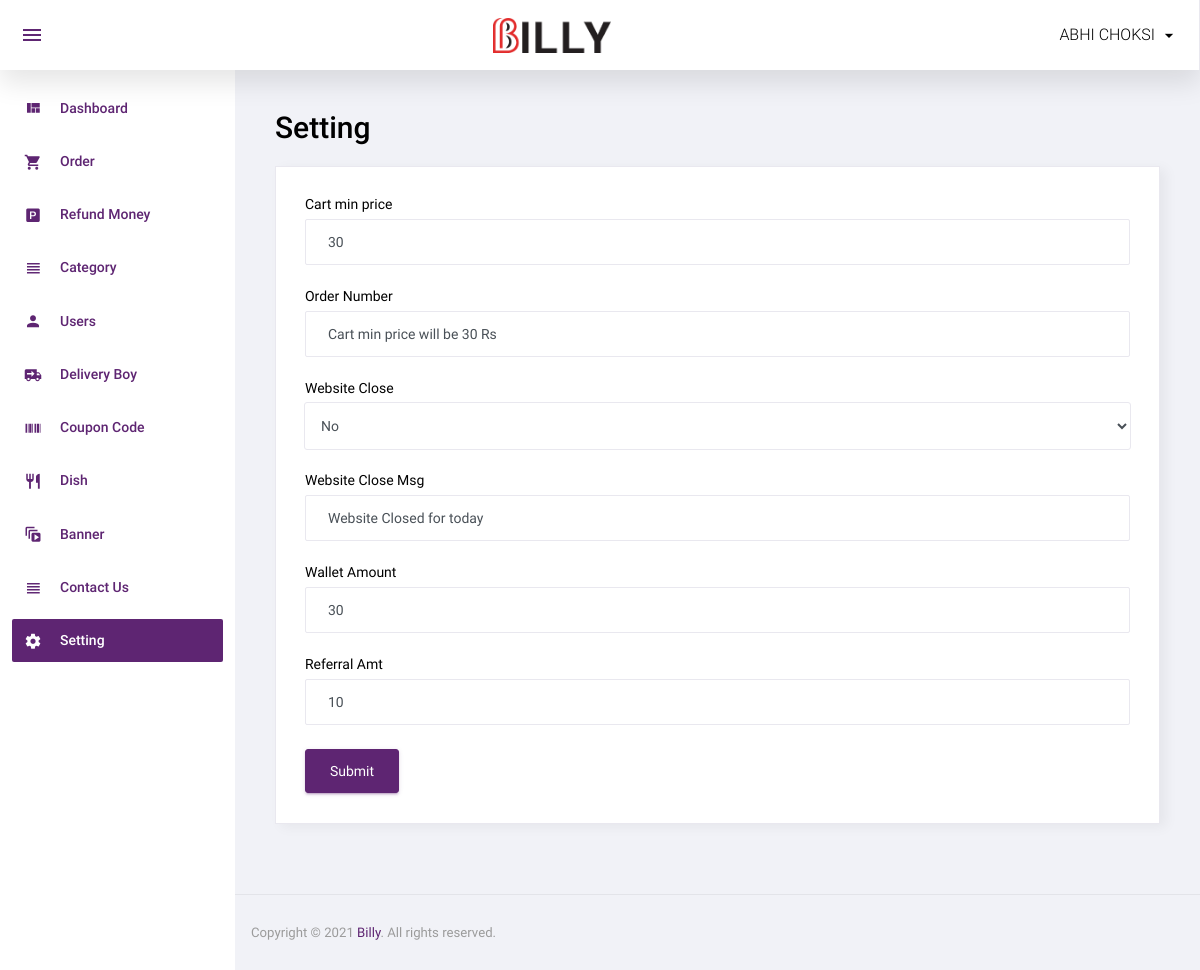
The app's page /admin/setting.php (signed in) with its own data.
### tables this page shows
CREATE TABLE IF NOT EXISTS `setting` (
  `id` int NOT NULL AUTO_INCREMENT,
  `cart_min_price` int NOT NULL,
  `cart_min_price_msg` varchar(250) NOT NULL,
  `website_close` int NOT NULL,
  `wallet_amt` int NOT NULL,
  `website_close_msg` varchar(250) NOT NULL,
  `referral_amt` int NOT NULL,
  PRIMARY KEY (`id`)
);

### admin/setting.php (the view, shortened to what this page needs)
<?php
include('top.php');
$row = mysqli_fetch_assoc(mysqli_query($con, "select * from setting where id='1'"));
$cart_min_price = $row['cart_min_price'];
$cart_min_price_msg = $row['cart_min_price_msg'];
$website_close = $row['website_close'];
$website_close_msg = $row['website_close_msg'];
$wallet_amt = $row['wallet_amt'];
$referral_amt=$row['referral_amt'];
$websiteCloseArr = array('No', 'Yes');
?>
<div class="row">
  <h1 class="grid_title ml10 ml15">Setting</h1>
  <div class="col-12 grid-margin stretch-card">
    <div class="card">
      <div class="card-body">
        <form class="forms-sample" method="post">
          <div class="form-group">
            <label for="exampleInputName1">Cart min price</label>
            <input type="text" class="form-control" placeholder="Cart min price" name="cart_min_price" required value="<?php echo $cart_min_price ?>">
          </div>
          <div class="form-group">
            <label for="exampleInputEmail3" required>Order Number</label>
            <input type="textbox" class="form-control" placeholder="Cart min price msg" name="cart_min_price_msg" value="<?php echo $cart_min_price_msg ?>">
          </div>
          <div class="form-group">
            <label for="exampleInputEmail3" required>Website Close</label>
            <select name="website_close" class="form-control">
              <?php foreach ($websiteCloseArr as $key => $val) {
                if ($website_close == $key) {
                  echo "<option value='$key' selected='selected'>$val</option>";
                } else {
                  echo "<option value='$key'>$val</option>";
                }
              } ?>
          </div>
          <div class="form-group">
            <label for="exampleInputEmail3" required>Website Close Msg</label>
            <input type="textbox" class="form-control" placeholder="Website close msg" name="website_close_msg" value="<?php echo $website_close_msg ?>">
          </div>
          <div class="form-group">
            <label for="exampleInputEmail3" required>Wallet Amount</label>
            <input type="textbox" class="form-control" placeholder="Wallet Amount" name="wallet_amt" value="<?php echo $wallet_amt ?>">
          </div>
          <div class="form-group">
            <label for="exampleInputEmail3" required>Referral Amt</label>
            <input type="number" class="form-control" placeholder="Website close msg" name="referral_amt" value="<?php echo $referral_amt ?>">
          </div>
          <button type="submit" class="btn btn-primary mr-2" name="submit">Submit</button>
        </form>
      </div>
    </div>
  </div>
</div>
<?php include('footer.php'); ?>

### records on screen
setting: cart_min_price "30", cart_min_price_msg "Cart min price will be 30 Rs", website_close "No", website_close_msg "Website Closed for today", wallet_amt "30", referral_amt "10"

### other values on screen
$_SESSION['ADMIN_USER'] "ABHI CHOKSI"
